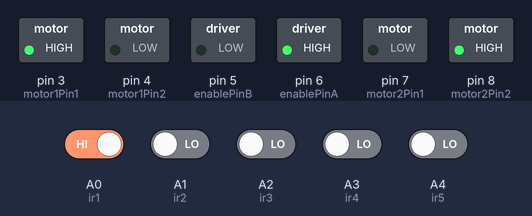
The sketch below on a simulated Arduino Uno, built with avr-gcc and run on an emulated ATmega328P. Parts: switched loads named in the sketch (green lamp = pin HIGH). The test bench sets the inputs (shaded band); at power-on: A0 (ir1) HIGH, A1 (ir2), A2 (ir3), A3 (ir4), A4 (ir5) LOW.

Above: at 1.2 s.
1.3 s: A0 (ir1) driven LOW
At 2.5 s:
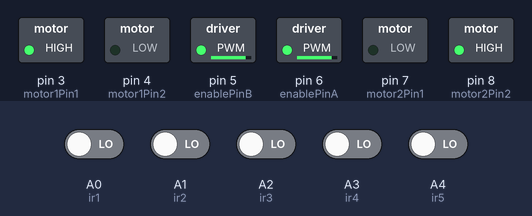
2.8 s: A4 (ir5) driven HIGH
At 3.8 s:
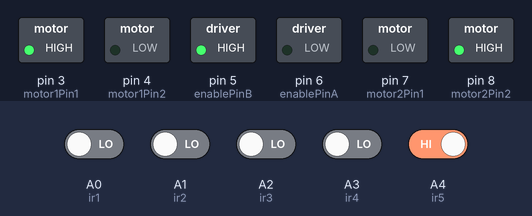
4.3 s: A4 (ir5) driven LOW
At 5.0 s:
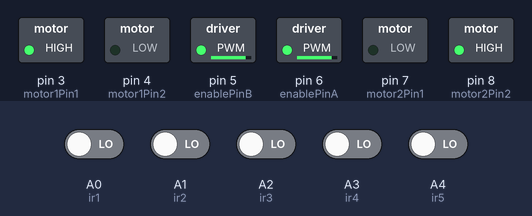
5.8 s: A0 (ir1) driven HIGH
At 6.1 s:
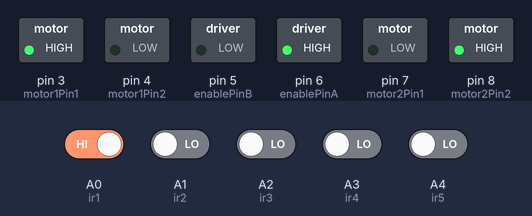
7.3 s: A1 (ir2) driven HIGH and A4 (ir5) driven HIGH
At 8.5 s:
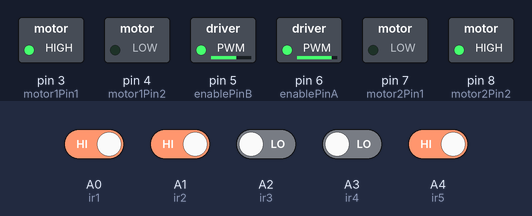
8.8 s: A3 (ir4) driven HIGH
At 9.6 s:
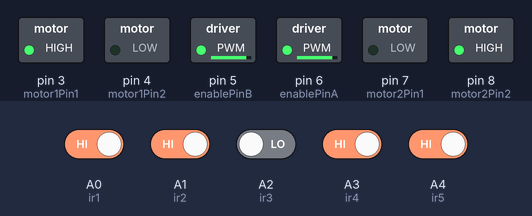
Timing chart, 0 to 11.3 s (numbered marks = the images above; inputs shaded):
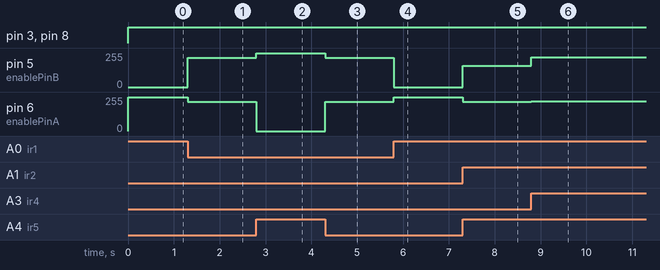

The sketch:

Line-follower-robot-code.ino
```cpp
int ir1 = A0 , ir2 = A1 , ir3 = A2 , ir4 = A3 , ir5 = A4;

int motor1Pin1 = 3 , motor1Pin2 = 4 , motor2Pin1 = 7 , motor2Pin2 = 8 , enablePinA = 6 , enablePinB = 5;

// متغيرات خاصة بالسماح بتشغيل عمليتين في نفس الوقت
bool turning = false;
bool all_black = false;
// متغيرات الخاصة بالميليز
unsigned long lastSensorReadTime = 0;
const unsigned long sensorReadInterval = 1;
unsigned long lastMotorUpdateTime = 0;
const unsigned long motorUpdateInterval = 1;

const int S1 = 220 , S2 = 200 , S3 = 255 , S4 = 220 ; // سرعة الموتور أثناء خط مستقيم

int previousError = 0; // متغير لحفظ قيمة آخر قراءة للحساس

void setup() {
  Serial.begin(9600);
  pinMode(ir1, INPUT);
  pinMode(ir2, INPUT);
  pinMode(ir3, INPUT);
  pinMode(ir4, INPUT);
  pinMode(ir5, INPUT);
  pinMode(motor1Pin1, OUTPUT);
  pinMode(motor1Pin2, OUTPUT);
  pinMode(motor2Pin1, OUTPUT);
  pinMode(motor2Pin2, OUTPUT);
  pinMode(enablePinA, OUTPUT);
  pinMode(enablePinB, OUTPUT);

  TCCR0B = TCCR0B & B11111000 | B00000010; // للتخفيف من سرعة الموتور حتى إذا كان الفولت عالي
}

void loop() {
  unsigned long currentTime = millis();

  if (currentTime - lastSensorReadTime >= sensorReadInterval) {
    lastSensorReadTime = currentTime;
    readSensors();
  }

  if (currentTime - lastMotorUpdateTime >= motorUpdateInterval) {
    lastMotorUpdateTime = currentTime;
    updateMotors();
  }
}

void readSensors() {
  int r1 = digitalRead(ir1);
  int r2 = digitalRead(ir2);
  int r3 = digitalRead(ir3);
  int r4 = digitalRead(ir4);
  int r5 = digitalRead(ir5);

  // التحقق من حالة الخط الأسود
  if (r1 == LOW && r2 == LOW && r3 == LOW && r4 == LOW && r5 == LOW) {
    all_black = true;
    moveForward(S4 , S4);
    delay (1000);
  }
  // التحقق من حالة الخط الأبيض أو الخطوط الأخرى
  else if (r1 == HIGH && r2 == HIGH && r3 == HIGH && r4 == HIGH && r5 == HIGH) {
    if (all_black) {
      stopCar();
    } else {
      correctCourse();
    }
  }
  else if (r1 == HIGH && r2 == LOW && r3 == LOW && r4 == LOW && r5 == HIGH){
    correctCourse();
  }
  // المنطق الطبيعي للحركة
  else {
    all_black = false;
    if (r2 == HIGH && r4 == HIGH && r1 == HIGH && r5 == HIGH && r3 == LOW) {
      previousError = 0;
      turning = false;
      moveForward(225 , 225);
    }
    else if ((r1 == HIGH && r2 == LOW && r3 == HIGH && r4 == HIGH && r5 == HIGH) ||
             (r1 == HIGH && r2 == LOW && r3 == LOW && r4 == HIGH && r5 == HIGH)) {
      previousError = -1;
      turning = true;
      turnLeft(160, S1);
    }
    else if (r1 == LOW && r2 == HIGH && r3 == HIGH && r4 == HIGH && r5 == HIGH) {
      previousError = -1;
      turning = true;
      turnLeft(0, S3);
    }
    else if ((r1 == HIGH && r2 == HIGH && r3 == HIGH && r4 == LOW && r5 == HIGH) ||
             (r1 == HIGH && r2 == HIGH && r3 == LOW && r4 == LOW && r5 == HIGH)) {
      previousError = 1;
      turning = true;
      turnRight(S1, 160);
    }
    else if (r1 == HIGH && r2 == HIGH && r3 == HIGH && r4 == HIGH && r5 == LOW) {
      previousError = 1;
      turning = true;
      turnRight(S3, 0);
    }
    else if ((r1 == LOW && r2 == LOW && r3 == LOW && r4 == HIGH && r5 == HIGH) ||
             (r1 == LOW && r2 == LOW && r3 == HIGH && r4 == HIGH && r5 == HIGH)) {
      previousError = -1;
      turning = true;
      turnLeft(0, S3);
      delay (500);
    }
    else if ((r1 == HIGH && r2 == HIGH && r3 == LOW && r4 == LOW && r5 == LOW) ||
             (r1 == HIGH && r2 == HIGH && r3 == HIGH && r4 == LOW && r5 == LOW)) {
      previousError = 1;
      turning = true;
      turnRight(S3, 0);
      delay (500);
    }
    else if (r1 == HIGH && r2 == LOW && r3 == LOW && r4 == LOW && r5 == LOW) {
      previousError = 1;
      turning = true;
      turnRight(S3, 0);
    }
    else if (r1 == LOW && r2 == LOW && r3 == LOW && r4 == LOW && r5 == HIGH) {
      previousError = -1;
      turning = true;
      turnLeft(0, S3);
    }
  }
}

void updateMotors() {
  if (!turning) {
  } else {
    checkTurnCompletion();
  }
}

void moveForward(int speed1, int speed2) {
  analogWrite(enablePinA, speed1);
  analogWrite(enablePinB, speed2);
  digitalWrite(motor1Pin1, HIGH);
  digitalWrite(motor1Pin2, LOW);
  digitalWrite(motor2Pin1, LOW);
  digitalWrite(motor2Pin2, HIGH);
}

void turnRight(int speed1, int speed2) {
  analogWrite(enablePinA, speed1);
  analogWrite(enablePinB, speed2);
  digitalWrite(motor1Pin1, HIGH);
  digitalWrite(motor1Pin2, LOW);
  digitalWrite(motor2Pin1, LOW);
  digitalWrite(motor2Pin2, HIGH);
}

void turnLeft(int speed1, int speed2) {
  analogWrite(enablePinA, speed1);
  analogWrite(enablePinB, speed2);
  digitalWrite(motor1Pin1, HIGH);
  digitalWrite(motor1Pin2, LOW);
  digitalWrite(motor2Pin1, LOW);
  digitalWrite(motor2Pin2, HIGH);
}

void stopCar() {
  analogWrite(enablePinA, 0);
  analogWrite(enablePinB, 0);
}

void checkTurnCompletion() {
  int r2 = digitalRead(ir2);
  int r4 = digitalRead(ir4);

  if (r2 == HIGH && r4 == HIGH) {
    turning = false;
  }
}

 // منطق تعديل المسار عند الخروح منه
void correctCourse() {
  if (previousError == 1) {
    turnRight(S3, 0);
  }
  else if (previousError == -1) {
    turnLeft(0, S3);
  }
  else if (previousError == 0) {
    moveForward(S4 , S4);
  }
}
```

Measured:
- after the input at 1.3 s, pin 5 (enablePinB): 0/255 → 220/255 at once; pin 6 (enablePinA): 255/255 → 220/255 at once
- after the input at 2.8 s, pin 5 (enablePinB): 220/255 → 255/255 at once; pin 6 (enablePinA): 220/255 → 0/255 at once
- after the input at 4.3 s, pin 5 (enablePinB): 255/255 → 220/255 at once; pin 6 (enablePinA): 0/255 → 220/255 at once
- after the input at 5.8 s, pin 5 (enablePinB): 220/255 → 0/255 at once; pin 6 (enablePinA): 220/255 → 255/255 at once
- after the input at 7.3 s, pin 5 (enablePinB): 0/255 → 160/255 at once; pin 6 (enablePinA): 255/255 → 220/255 at once
- after the input at 8.8 s, pin 5 (enablePinB): 160/255 → 225/255 at once; pin 6 (enablePinA): 220/255 → 225/255 at once
